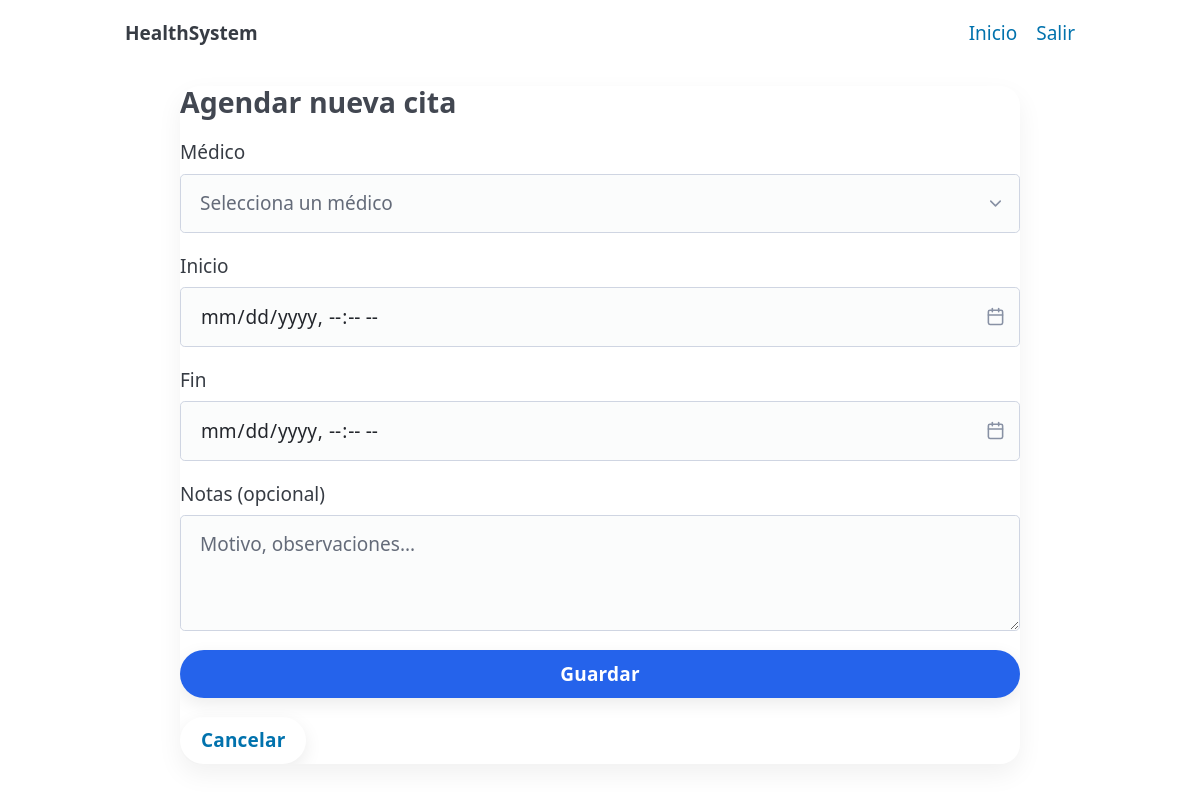
The app's page /citas/nueva?paciente_id=3 (signed in), older data.
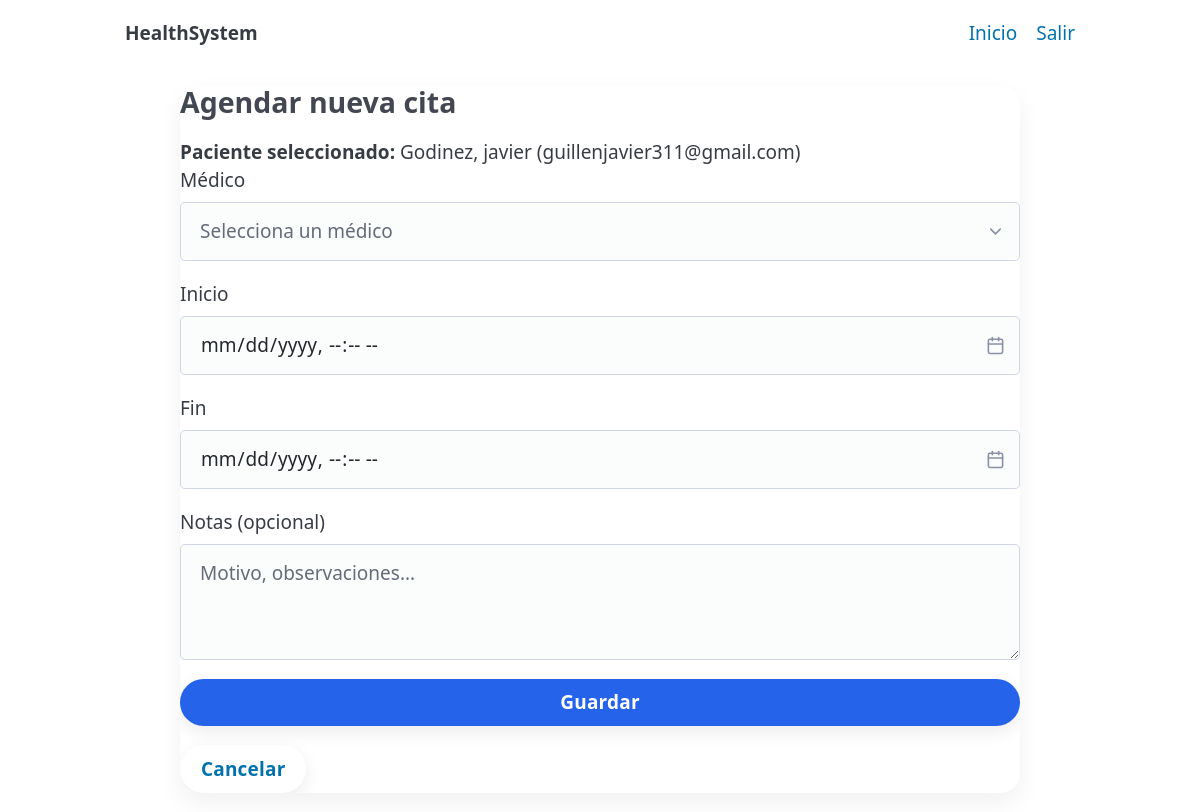
The same page, newer data.
### models.py (models this page shows, shortened)
class Usuario(Base, UserMixin):
    __tablename__ = "usuarios"
    id = Column(Integer, primary_key=True)
    nombre = Column(String, nullable=False)
    apellido = Column(String, nullable=False)
    email = Column(String, unique=True, index=True, nullable=False)
    password_hash = Column(String, nullable=False)
    tipo = Column(SAEnum(TipoUsuario), default=TipoUsuario.PACIENTE, nullable=False)
    medico = relationship("Medico", back_populates="usuario", uselist=False)
    expediente = relationship("Expediente", back_populates="paciente", uselist=False)

### app.py (the view, shortened to what this page needs)
@app.route("/citas/nueva", methods=["GET", "POST"])
@login_required
def appointments_new():
    selected_paciente_id = request.args.get("paciente_id", type=int)
    with get_db() as db:
        medicos = db.query(Medico).options(joinedload(Medico.usuario)).all()
        selected_paciente = db.get(Usuario, selected_paciente_id) if selected_paciente_id else None
    return render_template("appointments_new.html", medicos=medicos, selected_paciente=selected_paciente)

### app.py (called while the page is built)
@contextmanager
def get_db():
    db = SessionLocal()
    try:
        yield db
        db.commit()
    except Exception:
        db.rollback()
        raise
    finally:
        db.close()

@login_manager.user_loader
def load_user(user_id):
    with get_db() as db:
        return db.get(Usuario, int(user_id))

### templates/appointments_new.html (shortened to what this page needs)
{% extends "_layout.html" %}
{% block content %}
<div class="container py-4" style="max-width:840px;">
  <div class="card shadow-sm">
    <div class="card-body">
      <h3 class="mb-3">Agendar nueva cita</h3>
      {% if selected_paciente %}
        <div class="alert alert-info">
          <strong>Paciente seleccionado:</strong>
          {{ selected_paciente.apellido }}, {{ selected_paciente.nombre }}
          <span class="text-muted">({{ selected_paciente.email }})</span>
        </div>
      {% endif %}
      <form method="post" action="{{ url_for('appointments_new', paciente_id=selected_paciente.id) if selected_paciente else url_for('appointments_new') }}">
        <div class="row g-3">
          <div class="col-md-6">
            <label class="form-label">Médico</label>
            <select name="medico_id" class="form-select" required>
              <option value="" disabled selected>Selecciona un médico</option>
            </select>
          </div>
          <div class="col-md-3">
            <label class="form-label">Inicio</label>
            <input type="datetime-local" name="start_at" class="form-control" required>
          </div>
          <div class="col-md-3">
            <label class="form-label">Fin</label>
            <input type="datetime-local" name="end_at" class="form-control" required>
          </div>
          <div class="col-12">
            <label class="form-label">Notas (opcional)</label>
            <textarea name="notas" class="form-control" rows="3" placeholder="Motivo, observaciones..."></textarea>
          </div>
        </div>
        <div class="d-flex gap-2 mt-4">
          <button type="submit" class="btn btn-primary">Guardar</button>
          <a href="{{ request.referrer or url_for('citas_list') }}" class="btn btn-outline-secondary">Cancelar</a>
        </div>
      </form>
    </div>
  </div>
</div>
{% endblock %}

Row changes from the older to the newer data that the page shows:
added Usuario: apellido "Godinez", nombre "javier", email "guillenjavier311@gmail.com"
Text that changed along with them:
text now shown: "Paciente seleccionado: , ( )"
